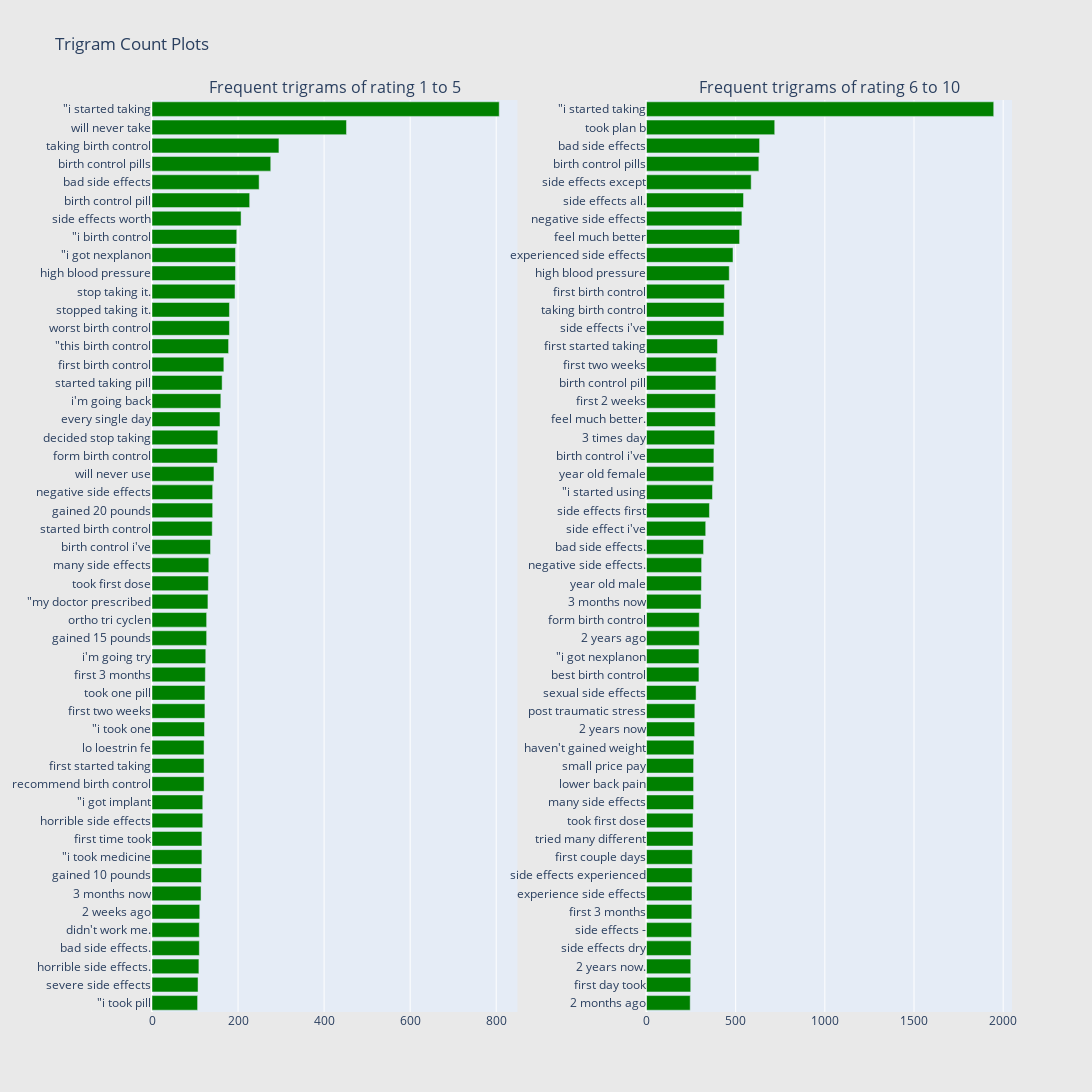

Notebook code for this chart:
### Code cell
freq_dict = defaultdict(int)
for sent in df_all_1_5["review"]:
    for word in generate_ngrams(sent,3):
        freq_dict[word] += 1
fd_sorted = pd.DataFrame(sorted(freq_dict.items(), key=lambda x: x[1])[::-1])
fd_sorted.columns = ["word", "wordcount"]
trace1 = horizontal_bar_chart(fd_sorted.head(50), 'green')

freq_dict = defaultdict(int)
for sent in df_all_6_10["review"]:
    for word in generate_ngrams(sent,3):
        freq_dict[word] += 1
fd_sorted = pd.DataFrame(sorted(freq_dict.items(), key=lambda x: x[1])[::-1])
fd_sorted.columns = ["word", "wordcount"]
trace2 = horizontal_bar_chart(fd_sorted.head(50), 'green')

# Creating two subplots
fig = tools.make_subplots(rows=1, cols=2, vertical_spacing=0.04,horizontal_spacing=0.15,
                          subplot_titles=["Frequent trigrams of rating 1 to 5", 
                                          "Frequent trigrams of rating 6 to 10"])
fig.append_trace(trace1, 1, 1)
fig.append_trace(trace2, 1, 2)
fig['layout'].update(height=1200, width=1600, paper_bgcolor='rgb(233,233,233)', title="Trigram Count Plots")
py.iplot(fig, filename='word-plots')

### Figure 1 — Plotly figure (JSON) as saved in the notebook; plotly's stock layout.template omitted (floating-point values rounded to 4 significant figures)
{"data": [{"marker": {"color": "green"}, "orientation": "h", "showlegend": false, "type": "bar", "x": [106, 107, 109, 110, 110, 111, 114, 115, 116, 116, 118, 118, 121, 121, 121, 122, 123, 123, 124, 125, 127, 127, 130, 131, 132, 136, 140, 141, 141, 144, 152, 153, 158, 160, 163, 167, 178, 180, 180, 193, 194, 194, 197, 207, 227, 249, 276, 295, 452, 807], "xaxis": "x", "y": ["\"i took pill", "severe side effects", "horrible side effects.", "bad side effects.", "didn&#039;t work me.", "2 weeks ago", "3 months now", "gained 10 pounds", "\"i took medicine", "first time took", "horrible side effects", "\"i got implant", "recommend birth control", "first started taking", "lo loestrin fe", "\"i took one", "first two weeks", "took one pill", "first 3 months", "i&#039;m going try", "gained 15 pounds", "ortho tri cyclen", "\"my doctor prescribed", "took first dose", "many side effects", "birth control i&#039;ve", "started birth control", "gained 20 pounds", "negative side effects", "will never use", "form birth control", "decided stop taking", "every single day", "i&#039;m going back", "started taking pill", "first birth control", "\"this birth control", "worst birth control", "stopped taking it.", "stop taking it.", "high blood pressure", "\"i got nexplanon", "\"i birth control", "side effects worth", "birth control pill", "bad side effects", "birth control pills", "taking birth control", "will never take", "\"i started taking"], "yaxis": "y"}, {"marker": {"color": "green"}, "orientation": "h", "showlegend": false, "type": "bar", "x": [245, 248, 248, 250, 253, 254, 255, 256, 257, 261, 261, 264, 264, 264, 266, 270, 271, 278, 294, 294, 296, 296, 306, 308, 309, 320, 332, 353, 370, 377, 378, 382, 386, 386, 389, 391, 398, 434, 435, 437, 464, 485, 522, 535, 544, 587, 630, 634, 719, 1947], "xaxis": "x2", "y": ["2 months ago", "first day took", "2 years now.", "side effects dry", "side effects -", "first 3 months", "experience side effects", "side effects experienced", "first couple days", "tried many different", "took first dose", "many side effects", "lower back pain", "small price pay", "haven&#039;t gained weight", "2 years now", "post traumatic stress", "sexual side effects", "best birth control", "\"i got nexplanon", "2 years ago", "form birth control", "3 months now", "year old male", "negative side effects.", "bad side effects.", "side effect i&#039;ve", "side effects first", "\"i started using", "year old female", "birth control i&#039;ve", "3 times day", "feel much better.", "first 2 weeks", "birth control pill", "first two weeks", "first started taking", "side effects i&#039;ve", "taking birth control", "first birth control", "high blood pressure", "experienced side effects", "feel much better", "negative side effects", "side effects all.", "side effects except", "birth control pills", "bad side effects", "took plan b", "\"i started taking"], "yaxis": "y2"}], "layout": {"annotations": [{"font": {"size": 16}, "showarrow": false, "text": "Frequent trigrams of rating 1 to 5", "x": 0.2125, "xanchor": "center", "xref": "paper", "y": 1, "yanchor": "bottom", "yref": "paper"}, {"font": {"size": 16}, "showarrow": false, "text": "Frequent trigrams of rating 6 to 10", "x": 0.7875, "xanchor": "center", "xref": "paper", "y": 1, "yanchor": "bottom", "yref": "paper"}], "height": 1200, "paper_bgcolor": "rgb(233,233,233)", "title": {"text": "Trigram Count Plots"}, "width": 1600, "xaxis": {"anchor": "y", "domain": [0, 0.425]}, "xaxis2": {"anchor": "y2", "domain": [0.575, 1]}, "yaxis": {"anchor": "x", "domain": [0, 1]}, "yaxis2": {"anchor": "x2", "domain": [0, 1]}}}
